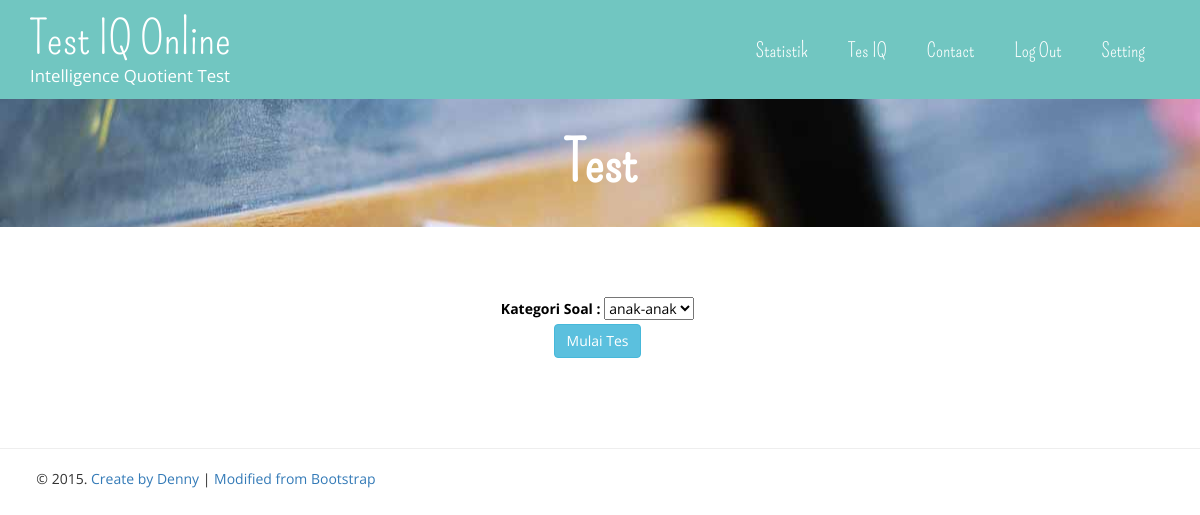
The page /index.php?page=tes (signed in) on the database its author committed.
### tables this page shows
CREATE TABLE IF NOT EXISTS `menu_atas` (
  `index` int(11) NOT NULL,
  `nama` varchar(20) NOT NULL,
  `kategori` int(11) NOT NULL,
  `link` varchar(30) NOT NULL
);

### db.php (called while the page is built, shortened)
<?php
$db = null;
try{
	$db = new PDO("mysql:host=mysql.idhostinger.com;dbname=u624168925_denny", "u624168925_denny", "Denny007");
	$db->setAttribute(PDO::ATTR_ERRMODE, PDO::ERRMODE_EXCEPTION);
	} catch(PDOException $e) {
	echo $e->getMessage();
}
try{
    $sql = 'SELECT * FROM menu_atas';
    $atas = $db->query($sql);
	} catch (PDOException $e) {
		echo $e->getMessage();
	}
				$_SESSION['username'] = $username;?>

### tes.php (the view, shortened to what this page needs)
<?php
	if (!isset($_POST['kategori']))
	{
		try{
		$sql = "SELECT * FROM test_kategori";
		$res = $db->query($sql); }
		catch (PDOException $e) { echo $e->getMessage();
		}
	}
?>
<div class="header-banner" align="center">
					<section class="bgi banner5"><h2>Test</h2> </section>
		<div class="typrography">
	 <div class="container">
				<?php
				if (!isset($_POST['kategori'])){ echo '
					<article class="isi">
						<div class="register">
							<form style="text-align:center" name="kategori" method="post" action="">
								<p>
									<label>Kategori Soal :</label>
									<select name="kode">';
										foreach($res as $data){
											echo '<option value="' .$data['kd_kategori']. '">'.$data['nm_kategori'].'</option>';
									}
									echo '</select>
								</p>
								<p class="submit"><input class="btn btn-info mrgn-can" type="submit" name="kategori" value="Mulai Tes"></p>
							</form>
						</div>
					</article>';
				}
				?>
		</div>
	</div>
</div>

### header.php (shortened to what this page needs)
<nav class="navbar navbar-default">
	<div class="container">
		<div class="navbar-header">
		<a class="navbar-brand" href="index.php"><h1>Test IQ Online</h1><br /><span>Intelligence Quotient Test</span></a>
		</div>
			<div class="collapse navbar-collapse" id="bs-example-navbar-collapse-1">
				<ul class="nav navbar-nav navbar-right margin-top cl-effect-2">
					<?php
						if (isset($_SESSION['username']))
						{
							if($_SESSION['username'] || isset($_SESSION['username'])) {
								foreach($atas as $data)
								{
									if($data['kategori']==1){
										if($data['index']==5){
											echo '<li role="presentation" class="dropdown">
													<a href="#" id="myTabDrop1" class="dropdown-toggle" data-toggle="dropdown" aria-controls="myTabDrop1-contents" aria-expanded="false"><span data-hover='.$data['nama'].'>'.$data['nama'].'</span></a>
													<ul class="dropdown-menu" role="menu" aria-labelledby="myTabDrop1" id="myTabDrop1-contents">
														<li><a href="?page=edit" tabindex="-1" role="tab" id="dropdown1-tab"  aria-controls="dropdown1">Edit Akun</a></li>
														<li><a href="?page=ubah" tabindex="-1" role="tab" id="dropdown2-tab"  aria-controls="dropdown2">Ubah Kata Sandi</a></li>
													</ul>
												</li>';
										}
										else{
											echo '<li>
											<a href='.$data['link'].'>
												<span data-hover='.$data['nama'].'>'.$data['nama'].'</span>
											</a>
											</li>';
										}
									}
								}
							}
						}
					?>
				</ul>
				<div class="clearfix"></div>
			</div>
	</div>
</nav>

### styles.css (style rules this page uses)
html { height: 100% }
body { background-color: #dddddd; color: #ffffff; }
.isi { padding: 0 20px 0px 15px; text-align: justify; }
.register { color: black; }

### css/style.css (style rules this page uses)
h4, h5, h6, h1, h2, h3 { margin: 0; }
ul, ol { margin: 0; }
p { margin: 0; }
body { font-family: 'Open Sans', sans-serif; margin:0; padding:0; }
h1,h2,h3,h4,h5,h6 { font-family: 'Pompiere-Regular'; }
p,a,span,i { font-family: 'Open Sans', sans-serif; transition: 0.5s all ease; -webkit-transition: 0.5s all ease; -moz-transition: 0.5s all ease; -o-transition: 0.5s all ease; -ms-transition: 0.5s all ease; }
.navbar-default { background-color: #71c6c1; border: none; padding: 1em 0em 2.5em; margin: 0; border-radius: 0; }
.navbar-header a.navbar-brand { color: #fff; font-size: 3em; font-weight: 100; margin-bottom: 0; }
a.navbar-brand h1 { font-size: 1.1em; padding-bottom: 0; }
a.navbar-brand span { font-size: .4em; padding-top: 0px; display: block; font-weight: 400; }
.navbar-nav>li>a { padding-top: 26px !important; padding-bottom: 0 !important; transition: 0.5s all ease; -webkit-transition: 0.5s all ease; -moz-transition: 0.5s all ease; -o-transition: 0.5s all ease; -ms-transition: 0.5s all ease; }
.navbar-brand { padding: 0px 15px !important; line-height: 7px !important; transition: 0.5s all ease; -webkit-transition: 0.5s all ease; -moz-transition: 0.5s all ease; -o-transition: 0.5s all ease; -ms-transition: 0.5s all ease; }
ul.nav.navbar-nav.navbar-right.margin-top { margin-top: 0px; padding:0; }
ul.nav.navbar-nav.navbar-right.margin-top li { margin:0px 10px 0px 0px; padding:0px 0px 0px 0px; }
.cl-effect-2 a { -webkit-perspective: 1000px; -moz-perspective: 1000px; perspective: 1000px; transition: 0.5s all ease; -webkit-transition: 0.5s all ease; -moz-transition: 0.5s all ease; -o-transition: 0.5s all ease; -ms-transition: 0.5s all ease; }
.cl-effect-2 a span { font-family: 'Pompiere-Regular'; position: relative; display: inline-block; padding: 0; font-size: 20px; font-weight: 300; background: none !important; -webkit-transform-origin: 50% 0; -moz-transform-origin: 50% 0; transform-origin: 50% 0; -webkit-transform-style: preserve-3d; -moz-transform-style: preserve-3d; transform-style: preserve-3d; color: #fff; transition: 0.5s all ease; -webkit-transition: 0.5s all ease; -moz-transition: 0.5s all ease; -o-transition: 0.5s all ease; -ms-transition: 0.5s all ease; }
.cl-effect-2 a span::before { position: absolute; top: 100%; left: 0; width: 100%; height: 100%; font-size: 20px; font-weight: 600; color: #5482ab !important; padding: 0; z-index:999; background: none; content: attr(data-hover); -webkit-transition: background 0.3s; -moz-transition: background 0.3s; transition: background 0.3s; -webkit-transform: rotateX(-90deg); -ms-transform: rotateX(-90deg); -o-transform: rotateX(-90deg); -moz-transform: rotateX(-90deg); transform: rotateX(-90deg); -webkit-transform-origin: 50% 0; -o-transform-origin: 50% 0; -ms-transform-origin: 50% 0; -moz-transform-origin: 50% 0; transform-origin: 50% 0; transition: 0.5s all ease; -webkit-transition: 0.5s all ease; -moz-transition: 0.5s all ease; -o-transition: 0.5s all ease; -ms-transition: 0.5s all ease; }
.bgi { background:url(../images/1.jpg); background-size:cover; min-height:700px; padding-top:9em !important; text-align:center; }
*, *:after, *::before { -webkit-box-sizing: border-box; -moz-box-sizing: border-box; box-sizing: border-box; }
section { position: relative; }
.banner5 { min-height: 128px; padding-top: 0em !important; background: url(../images/1.jpg) 0px; }
.banner5 h2 { font-size: 4em; padding-top: .6em; color: #FFF; font-weight: 900; }
.about,.typrography,.gallery,.contact { padding:3em 0; }
.typrography { padding: 5em 0; }

### rows shown on the page
menu_atas: nama "Statistik"
menu_atas: nama "Tes IQ"
menu_atas: nama "Contact"
menu_atas: nama "Log Out"
menu_atas: nama "Setting"

### other values the page prints
form field kode "anak-anak"
